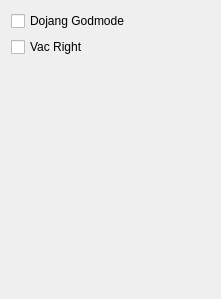
<?xml version="1.0" encoding="UTF-8"?>
<ui version="4.0">
 <class>HacksForm</class>
 <widget class="QDialog" name="HacksForm">
  <property name="geometry">
   <rect>
    <x>0</x>
    <y>0</y>
    <width>221</width>
    <height>299</height>
   </rect>
  </property>
  <property name="windowTitle">
   <string>HacksForm</string>
  </property>
  <layout class="QGridLayout" name="gridLayout">
   <item row="0" column="0">
    <widget class="QCheckBox" name="gmChk">
     <property name="text">
      <string>Dojang Godmode</string>
     </property>
    </widget>
   </item>
   <item row="1" column="0">
    <widget class="QCheckBox" name="vacChk">
     <property name="text">
      <string>Vac Right</string>
     </property>
    </widget>
   </item>
   <item row="2" column="0">
    <spacer name="verticalSpacer">
     <property name="orientation">
      <enum>Qt::Vertical</enum>
     </property>
     <property name="sizeHint" stdset="0">
      <size>
       <width>20</width>
       <height>232</height>
      </size>
     </property>
    </spacer>
   </item>
  </layout>
 </widget>
 <layoutdefault spacing="6" margin="11"/>
 <resources/>
 <connections/>
</ui>
